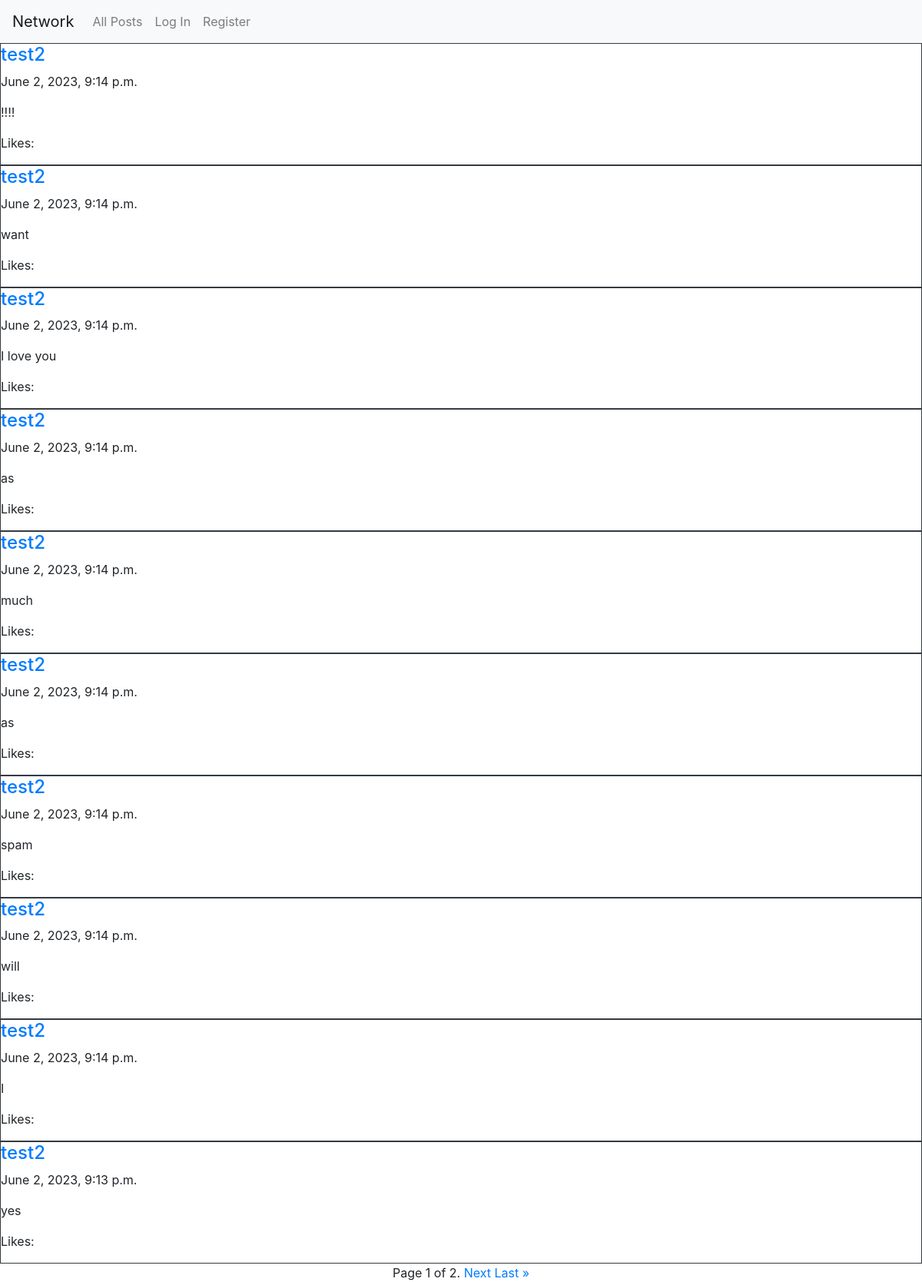
/, run on an earlier commit of the app's database.
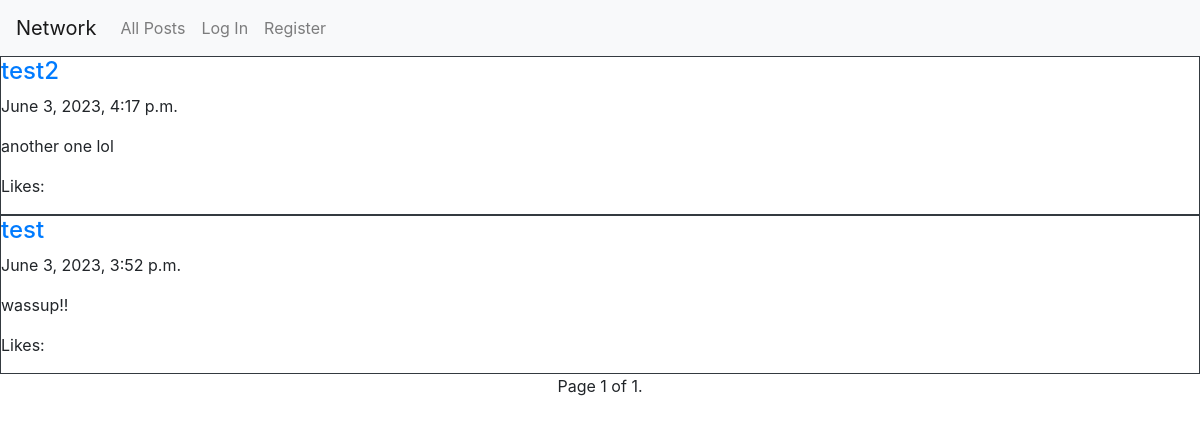
And on a later commit of the database.
### network/models.py (models this page shows, shortened)
class Post(models.Model):
    username = models.ForeignKey(settings.AUTH_USER_MODEL, on_delete=models.CASCADE, related_name="post_user")
    content = models.TextField()
    timestamp = models.DateTimeField()

class User(AbstractUser):
    pass

### network/views.py (the view)
# urls.py: path("", views.index, name="index"),
def index(request):
    posts = Post.objects.all().order_by('-timestamp')
    page = paginate(posts, request)
    return render(request, "network/index.html", {
        "posts": page
    })

### network/views.py (called while the page is built)
def paginate(content, request):
    paged = Paginator(content, 10)
    page_number = request.GET.get("page")
    return paged.get_page(page_number)

### network/templates/network/index.html (shortened to what this page needs)
{% extends "network/layout.html" %}
{% block body %}
    {% for post in posts %}
        <div class="border border-dark post-div" id="{{ post.id }}">
            <a href="{% url 'profile' post.username %}"><h4>{{ post.username }}</h4></a>
            <p class="timestamp">{{ post.timestamp }}</p>
            <p class="content">{{ post.content }}</p>
            <p>Likes: </p>
        </div>
    {% endfor %}
    <div class="pagination d-flex justify-content-center">
        <span class="step-links">
            <span class="current">
                Page {{ posts.number }} of {{ posts.paginator.num_pages }}.
            </span>
            {% if posts.has_next %}
                <a href="?page={{ posts.next_page_number }}">Next</a>
                <a href="?page={{ posts.paginator.num_pages }}">Last &raquo;</a>
            {% endif %}
        </span>
    </div>
{% endblock %}

### network/templates/network/layout.html (shortened to what this page needs)
{% load static %}
<!DOCTYPE html>
<html lang="en">
    <head>
        <link rel="stylesheet" href="https://stackpath.bootstrapcdn.com/bootstrap/4.4.1/css/bootstrap.min.css">
        <link href="{% static 'network/styles.css' %}" rel="stylesheet">
    </head>
    <body>
        <nav class="navbar navbar-expand-lg navbar-light bg-light">
            <a class="navbar-brand" href="#">Network</a>
            <div>
              <ul class="navbar-nav mr-auto">
                <li class="nav-item">
                  <a class="nav-link" href="{% url 'index' %}">All Posts</a>
                </li>
                {% if user.is_authenticated %}
                    <li class="nav-item">
                        <a class="nav-link" href="{% url 'create_post' %}">Create Post</a>
                    </li>
                    <li class="nav-item">
                        <a class="nav-link" href="{% url 'following' %}">Following</a>
                    </li>
                    <li class="nav-item">
                        <a class="nav-link" href="{% url 'logout' %}">Log Out</a>
                    </li>
                {% else %}
                    <li class="nav-item">
                        <a class="nav-link" href="{% url 'login' %}">Log In</a>
                    </li>
                    <li class="nav-item">
                        <a class="nav-link" href="{% url 'register' %}">Register</a>
                    </li>
                {% endif %}
              </ul>
            </div>
          </nav>
        <div class="body">
            {% block body %}
            {% endblock %}
        </div>
    </body>
</html>

What changed in the data, as far as the page shows it:
removed Post: username "test2", timestamp "June 2, 2023, 9:14 p.m.", content "!!!!"
removed Post: username "test2", timestamp "June 2, 2023, 9:14 p.m.", content "want"
removed Post: username "test2", timestamp "June 2, 2023, 9:14 p.m.", content "I love you"
removed Post: username "test2", timestamp "June 2, 2023, 9:14 p.m.", content "as"
removed Post: username "test2", timestamp "June 2, 2023, 9:14 p.m.", content "much"
removed Post: username "test2", timestamp "June 2, 2023, 9:14 p.m.", content "as"
removed Post: username "test2", timestamp "June 2, 2023, 9:14 p.m.", content "spam"
removed Post: username "test2", timestamp "June 2, 2023, 9:14 p.m.", content "will"
removed Post: username "test2", timestamp "June 2, 2023, 9:14 p.m.", content "I"
removed Post: username "test2", timestamp "June 2, 2023, 9:13 p.m.", content "yes"
added Post: username "test2", timestamp "June 3, 2023, 4:17 p.m.", content "another one lol"
added Post: username "test", timestamp "June 3, 2023, 3:52 p.m.", content "wassup!!"
Also different on the page:
{{ posts.paginator.num_pages }}: "2" → "1"
text no longer shown: "Next Last »"
